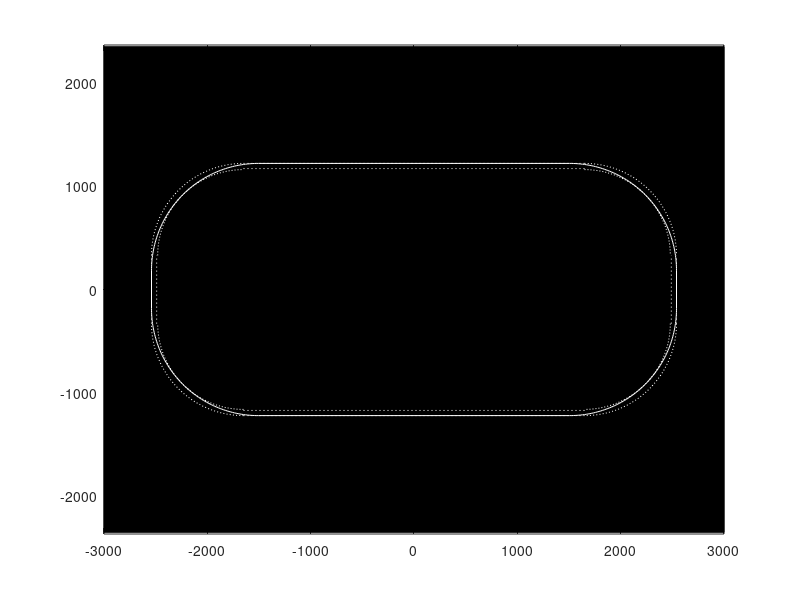

The MATLAB script that drew this image:
%
% Make movie of racecar trajectory on an oval track similar to one
% at Indianapolis International Speedway.
%
% This particular trajectory maximizes the radius in turns.
% It follows the outside walls in the straightaways
% and just kisses the inside wall in the middle of turns.
%
% Width of track assumed 50 feet in straightaways, 60' in turns.
% Added 10' of width assumed to be on the inside of turns.
%
% The plot is rotated 90 degrees counter-clockwise to better
% fill the plotting area.  (North will be to the left.)
%
%
turnradius        = 5280/(2*pi); % turning radius for 1/4 mile length
longstraightaway  = 3300; % [ft]
shortstraightaway = 660; % [ft]
width             = shortstraightaway + 2*turnradius;
length            = longstraightaway + 2*turnradius;
halfwidth         = width/2;
halflength        = length/2;
close all;
figure;
fill([-3000,3000,3000,-3000],[-2350,-2350,2350,2350],'k');
axis equal;
hold on;
plot([-longstraightaway/2,longstraightaway/2],[-halfwidth,-halfwidth],'w:');
plot([-longstraightaway/2,longstraightaway/2],[halfwidth,halfwidth],'w:');
plot([-halflength,-halflength],[-shortstraightaway/2,shortstraightaway/2],'w:');
plot([halflength,halflength],[-shortstraightaway/2,shortstraightaway/2],'w:');
%
plot(longstraightaway/2+(turnradius-10)*sin((0:90)*pi/180),shortstraightaway/2+(turnradius-10)*cos((0:90)*pi/180),'w:');
plot(longstraightaway/2+(turnradius-10)*sin((90:180)*pi/180),-shortstraightaway/2+(turnradius-10)*cos((90:180)*pi/180),'w:');
plot(-longstraightaway/2+(turnradius-10)*sin((180:270)*pi/180),-shortstraightaway/2+(turnradius-10)*cos((180:270)*pi/180),'w:');
plot(-longstraightaway/2+(turnradius-10)*sin((270:360)*pi/180),shortstraightaway/2+(turnradius-10)*cos((270:360)*pi/180),'w:');
%
plot([-longstraightaway/2,longstraightaway/2],[-halfwidth-50,-halfwidth-50],'w:');
plot([-longstraightaway/2,longstraightaway/2],[halfwidth+50,halfwidth+50],'w:');
plot([-halflength-50,-halflength-50],[-shortstraightaway/2,shortstraightaway/2],'w:');
plot([halflength+50,halflength+50],[-shortstraightaway/2,shortstraightaway/2],'w:');
%
plot(longstraightaway/2+(turnradius+50)*sin((0:90)*pi/180),shortstraightaway/2+(turnradius+50)*cos((0:90)*pi/180),'w:');
plot(longstraightaway/2+(turnradius+50)*sin((90:180)*pi/180),-shortstraightaway/2+(turnradius+50)*cos((90:180)*pi/180),'w:');
plot(-longstraightaway/2+(turnradius+50)*sin((180:270)*pi/180),-shortstraightaway/2+(turnradius+50)*cos((180:270)*pi/180),'w:');
plot(-longstraightaway/2+(turnradius+50)*sin((270:360)*pi/180),shortstraightaway/2+(turnradius+50)*cos((270:360)*pi/180),'w:');
%
x           = 60/(sqrt(2)-1);
plot([-longstraightaway/2+x,longstraightaway/2-x],[-halfwidth-50,-halfwidth-50],'w-');
plot([-longstraightaway/2+x,longstraightaway/2-x],[halfwidth+50,halfwidth+50],'w-');
plot([-halflength-50,-halflength-50],[-shortstraightaway/2+x,shortstraightaway/2-x],'w-');
plot([halflength+50,halflength+50],[-shortstraightaway/2+x,shortstraightaway/2-x],'w-');
%
curveradius = turnradius - 10 + sqrt(2)*x;
plot(longstraightaway/2-x+curveradius*sin((0:90)*pi/180),shortstraightaway/2-x+curveradius*cos((0:90)*pi/180),'w-');
plot(longstraightaway/2-x+curveradius*sin((90:180)*pi/180),-shortstraightaway/2+x+curveradius*cos((90:180)*pi/180),'w-');
plot(-longstraightaway/2+x+curveradius*sin((180:270)*pi/180),-shortstraightaway/2+x+curveradius*cos((180:270)*pi/180),'w-');
plot(-longstraightaway/2+x+curveradius*sin((270:360)*pi/180),shortstraightaway/2-x+curveradius*cos((270:360)*pi/180),'w-');
tracklength = 2*pi*curveradius + 2*(longstraightaway-2*x) + 2*(shortstraightaway-2*x);
hold off;
